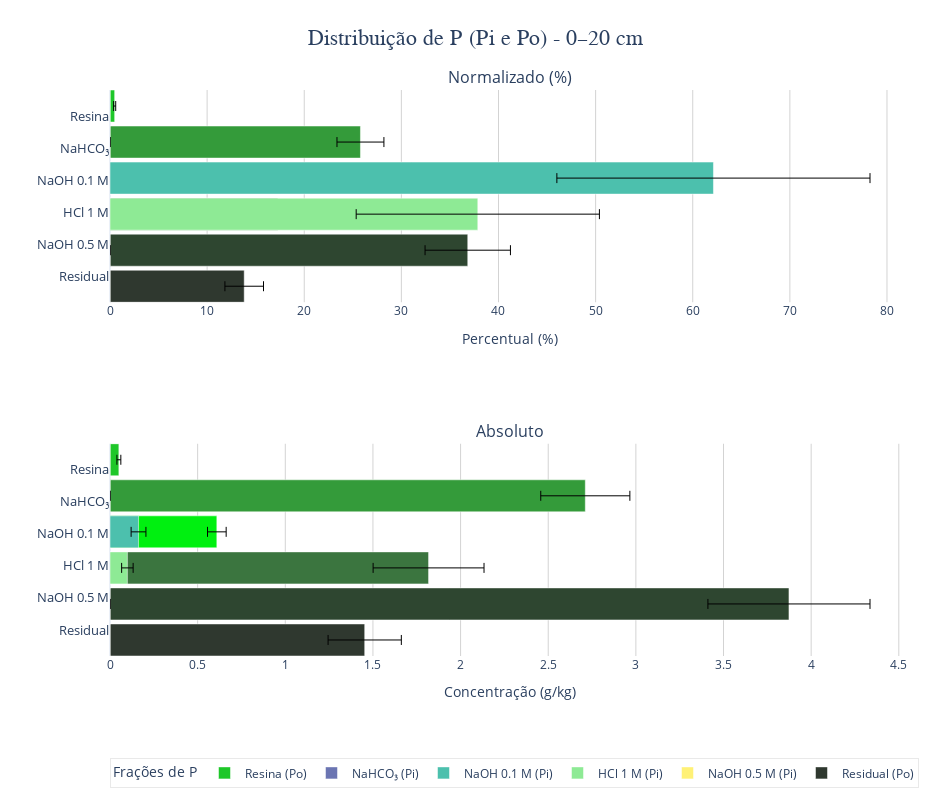

Notebook code cell kept with this figure:
### Code cell
nomes = ["Resina", "NaHCO₃", "NaOH 0.1 M", "HCl 1 M", "NaOH 0.5 M", "Residual"]
cores = ['#1EC729', '#349B3A', '#00F010', '#3B753F', '#2E4630', '#2F382F']
cores_Pi = ['#7b3ba4', '#6b75b2', '#4cc0ad', '#8eea95', '#fff176', '#ffb84d']
cores_Po = cores

def add_wide_bars_with_errors(fig, medias_Po, stds_Po, medias_Pi, stds_Pi, row, x_title):
    bar_height = 1 
    y_positions = np.arange(len(nomes))

    for i in range(len(nomes)):
        if i in [0, 5]:
            fig.add_trace(go.Bar(
                y=[nomes[i]],
                x=[medias_Po[i]],
                error_x=dict(type='data', array=[stds_Po[i]], color='black', thickness=1.0, width=5),
                name=f"{nomes[i]} (Po)",
                orientation='h',
                marker_color=cores_Po[i],
                width=bar_height,
                offsetgroup=str(i),
                showlegend=(row == 1)
            ), row=row, col=1)

            # Pi fictício = 0
            fig.add_trace(go.Bar(
                y=[nomes[i]],
                x=[0],
                orientation='h',
                marker_color=cores_Pi[i],
                width=bar_height,
                offsetgroup=str(i),
                showlegend=False
            ), row=row, col=1)
        else:
            # Po
            fig.add_trace(go.Bar(
                y=[nomes[i]],
                x=[medias_Po[i]],
                error_x=dict(type='data', array=[stds_Po[i]], color='black', thickness=1.0, width=5),
                name=f"{nomes[i]} (Po)",
                orientation='h',
                marker_color=cores_Po[i],
                width=bar_height,
                offsetgroup=str(i),
                showlegend=False
            ), row=row, col=1)

            # Pi
            fig.add_trace(go.Bar(
                y=[nomes[i]],
                x=[medias_Pi[i]],
                error_x=dict(type='data', array=[stds_Pi[i]], color='black', thickness=1.0, width=5),
                name=f"{nomes[i]} (Pi)",
                orientation='h',
                marker_color=cores_Pi[i],
                width=bar_height,
                offsetgroup=str(i),
                showlegend=(row == 1)
            ), row=row, col=1)

    # só estética
    fig.update_xaxes(title_text=x_title, showgrid=True, gridcolor="lightgray", zeroline=True, row=row, col=1)
    fig.update_yaxes(showgrid=False, autorange="reversed", tickfont=dict(size=13), row=row, col=1)

fig = make_subplots(rows=2, cols=1, subplot_titles=("Normalizado (%)", "Absoluto"), shared_xaxes=False)

media_Po_gkg = media_Po / 1000
media_Pi_gkg = media_Pi / 1000
std_Po_gkg   = std_Po / 1000
std_Pi_gkg   = std_Pi / 1000

media_Po_norm, std_Po_norm = normalizar(media_Po, std_Po)
media_Pi_norm, std_Pi_norm = normalizar(media_Pi, std_Pi)

add_wide_bars_with_errors(fig, media_Po_norm, std_Po_norm, media_Pi_norm, std_Pi_norm, 1, "Percentual (%)")
add_wide_bars_with_errors(fig, media_Po_gkg, std_Po_gkg, media_Pi_gkg, std_Pi_gkg , 2, "Concentração (g/kg)")

fig.update_layout(
    barmode='group',
    title=dict(text="Distribuição de P (Pi e Po) - 0–20 cm", x=0.5, font=dict(size=22, family="Arial")),
    bargap=0.25,
    width=950,
    height=800,
    template="plotly_white",
    legend_title="Frações de P",
    legend=dict(
        orientation="h",
        y=-0.18,
        x=0,
        bgcolor="rgba(255,255,255,0.7)",
        bordercolor="lightgray",
        borderwidth=0.5
    ),
    margin=dict(l=110, r=40, t=90, b=100)
)

fig.show()

### Figure 1 — Plotly figure (JSON) as saved in the notebook; plotly's stock layout.template omitted (floating-point values rounded to 4 significant figures)
{"data": [{"error_x": {"array": [0.1065], "color": "black", "thickness": 1, "type": "data", "width": 5}, "marker": {"color": "#1EC729"}, "name": "Resina (Po)", "offsetgroup": "0", "orientation": "h", "showlegend": true, "type": "bar", "width": 1, "x": [0.4811], "xaxis": "x", "y": ["Resina"], "yaxis": "y"}, {"marker": {"color": "#7b3ba4"}, "offsetgroup": "0", "orientation": "h", "showlegend": false, "type": "bar", "width": 1, "x": [0], "xaxis": "x", "y": ["Resina"], "yaxis": "y"}, {"error_x": {"array": [2.417], "color": "black", "thickness": 1, "type": "data", "width": 5}, "marker": {"color": "#349B3A"}, "name": "NaHCO₃ (Po)", "offsetgroup": "1", "orientation": "h", "showlegend": false, "type": "bar", "width": 1, "x": [25.79], "xaxis": "x", "y": ["NaHCO₃"], "yaxis": "y"}, {"error_x": {"array": [0], "color": "black", "thickness": 1, "type": "data", "width": 5}, "marker": {"color": "#6b75b2"}, "name": "NaHCO₃ (Pi)", "offsetgroup": "1", "orientation": "h", "showlegend": true, "type": "bar", "width": 1, "x": [0], "xaxis": "x", "y": ["NaHCO₃"], "yaxis": "y"}, {"error_x": {"array": [0.5066], "color": "black", "thickness": 1, "type": "data", "width": 5}, "marker": {"color": "#00F010"}, "name": "NaOH 0.1 M (Po)", "offsetgroup": "2", "orientation": "h", "showlegend": false, "type": "bar", "width": 1, "x": [5.796], "xaxis": "x", "y": ["NaOH 0.1 M"], "yaxis": "y"}, {"error_x": {"array": [16.12], "color": "black", "thickness": 1, "type": "data", "width": 5}, "marker": {"color": "#4cc0ad"}, "name": "NaOH 0.1 M (Pi)", "offsetgroup": "2", "orientation": "h", "showlegend": true, "type": "bar", "width": 1, "x": [62.13], "xaxis": "x", "y": ["NaOH 0.1 M"], "yaxis": "y"}, {"error_x": {"array": [3.009], "color": "black", "thickness": 1, "type": "data", "width": 5}, "marker": {"color": "#3B753F"}, "name": "HCl 1 M (Po)", "offsetgroup": "3", "orientation": "h", "showlegend": false, "type": "bar", "width": 1, "x": [17.28], "xaxis": "x", "y": ["HCl 1 M"], "yaxis": "y"}, {"error_x": {"array": [12.52], "color": "black", "thickness": 1, "type": "data", "width": 5}, "marker": {"color": "#8eea95"}, "name": "HCl 1 M (Pi)", "offsetgroup": "3", "orientation": "h", "showlegend": true, "type": "bar", "width": 1, "x": [37.87], "xaxis": "x", "y": ["HCl 1 M"], "yaxis": "y"}, {"error_x": {"array": [4.397], "color": "black", "thickness": 1, "type": "data", "width": 5}, "marker": {"color": "#2E4630"}, "name": "NaOH 0.5 M (Po)", "offsetgroup": "4", "orientation": "h", "showlegend": false, "type": "bar", "width": 1, "x": [36.83], "xaxis": "x", "y": ["NaOH 0.5 M"], "yaxis": "y"}, {"error_x": {"array": [0], "color": "black", "thickness": 1, "type": "data", "width": 5}, "marker": {"color": "#fff176"}, "name": "NaOH 0.5 M (Pi)", "offsetgroup": "4", "orientation": "h", "showlegend": true, "type": "bar", "width": 1, "x": [0], "xaxis": "x", "y": ["NaOH 0.5 M"], "yaxis": "y"}, {"error_x": {"array": [1.987], "color": "black", "thickness": 1, "type": "data", "width": 5}, "marker": {"color": "#2F382F"}, "name": "Residual (Po)", "offsetgroup": "5", "orientation": "h", "showlegend": true, "type": "bar", "width": 1, "x": [13.82], "xaxis": "x", "y": ["Residual"], "yaxis": "y"}, {"marker": {"color": "#ffb84d"}, "offsetgroup": "5", "orientation": "h", "showlegend": false, "type": "bar", "width": 1, "x": [0], "xaxis": "x", "y": ["Residual"], "yaxis": "y"}, {"error_x": {"array": [0.0112], "color": "black", "thickness": 1, "type": "data", "width": 5}, "marker": {"color": "#1EC729"}, "name": "Resina (Po)", "offsetgroup": "0", "orientation": "h", "showlegend": false, "type": "bar", "width": 1, "x": [0.05059], "xaxis": "x2", "y": ["Resina"], "yaxis": "y2"}, {"marker": {"color": "#7b3ba4"}, "offsetgroup": "0", "orientation": "h", "showlegend": false, "type": "bar", "width": 1, "x": [0], "xaxis": "x2", "y": ["Resina"], "yaxis": "y2"}, {"error_x": {"array": [0.2541], "color": "black", "thickness": 1, "type": "data", "width": 5}, "marker": {"color": "#349B3A"}, "name": "NaHCO₃ (Po)", "offsetgroup": "1", "orientation": "h", "showlegend": false, "type": "bar", "width": 1, "x": [2.712], "xaxis": "x2", "y": ["NaHCO₃"], "yaxis": "y2"}, {"error_x": {"array": [0], "color": "black", "thickness": 1, "type": "data", "width": 5}, "marker": {"color": "#6b75b2"}, "name": "NaHCO₃ (Pi)", "offsetgroup": "1", "orientation": "h", "showlegend": false, "type": "bar", "width": 1, "x": [0], "xaxis": "x2", "y": ["NaHCO₃"], "yaxis": "y2"}, {"error_x": {"array": [0.05327], "color": "black", "thickness": 1, "type": "data", "width": 5}, "marker": {"color": "#00F010"}, "name": "NaOH 0.1 M (Po)", "offsetgroup": "2", "orientation": "h", "showlegend": false, "type": "bar", "width": 1, "x": [0.6095], "xaxis": "x2", "y": ["NaOH 0.1 M"], "yaxis": "y2"}, {"error_x": {"array": [0.04222], "color": "black", "thickness": 1, "type": "data", "width": 5}, "marker": {"color": "#4cc0ad"}, "name": "NaOH 0.1 M (Pi)", "offsetgroup": "2", "orientation": "h", "showlegend": false, "type": "bar", "width": 1, "x": [0.1627], "xaxis": "x2", "y": ["NaOH 0.1 M"], "yaxis": "y2"}, {"error_x": {"array": [0.3164], "color": "black", "thickness": 1, "type": "data", "width": 5}, "marker": {"color": "#3B753F"}, "name": "HCl 1 M (Po)", "offsetgroup": "3", "orientation": "h", "showlegend": false, "type": "bar", "width": 1, "x": [1.817], "xaxis": "x2", "y": ["HCl 1 M"], "yaxis": "y2"}, {"error_x": {"array": [0.0328], "color": "black", "thickness": 1, "type": "data", "width": 5}, "marker": {"color": "#8eea95"}, "name": "HCl 1 M (Pi)", "offsetgroup": "3", "orientation": "h", "showlegend": false, "type": "bar", "width": 1, "x": [0.09918], "xaxis": "x2", "y": ["HCl 1 M"], "yaxis": "y2"}, {"error_x": {"array": [0.4623], "color": "black", "thickness": 1, "type": "data", "width": 5}, "marker": {"color": "#2E4630"}, "name": "NaOH 0.5 M (Po)", "offsetgroup": "4", "orientation": "h", "showlegend": false, "type": "bar", "width": 1, "x": [3.873], "xaxis": "x2", "y": ["NaOH 0.5 M"], "yaxis": "y2"}, {"error_x": {"array": [0], "color": "black", "thickness": 1, "type": "data", "width": 5}, "marker": {"color": "#fff176"}, "name": "NaOH 0.5 M (Pi)", "offsetgroup": "4", "orientation": "h", "showlegend": false, "type": "bar", "width": 1, "x": [0], "xaxis": "x2", "y": ["NaOH 0.5 M"], "yaxis": "y2"}, {"error_x": {"array": [0.2089], "color": "black", "thickness": 1, "type": "data", "width": 5}, "marker": {"color": "#2F382F"}, "name": "Residual (Po)", "offsetgroup": "5", "orientation": "h", "showlegend": false, "type": "bar", "width": 1, "x": [1.453], "xaxis": "x2", "y": ["Residual"], "yaxis": "y2"}, {"marker": {"color": "#ffb84d"}, "offsetgroup": "5", "orientation": "h", "showlegend": false, "type": "bar", "width": 1, "x": [0], "xaxis": "x2", "y": ["Residual"], "yaxis": "y2"}], "layout": {"annotations": [{"font": {"size": 16}, "showarrow": false, "text": "Normalizado (%)", "x": 0.5, "xanchor": "center", "xref": "paper", "y": 1, "yanchor": "bottom", "yref": "paper"}, {"font": {"size": 16}, "showarrow": false, "text": "Absoluto", "x": 0.5, "xanchor": "center", "xref": "paper", "y": 0.375, "yanchor": "bottom", "yref": "paper"}], "bargap": 0.25, "barmode": "group", "height": 800, "legend": {"bgcolor": "rgba(255,255,255,0.7)", "bordercolor": "lightgray", "borderwidth": 0.5, "orientation": "h", "title": {"text": "Frações de P"}, "x": 0, "y": -0.18}, "margin": {"b": 100, "l": 110, "r": 40, "t": 90}, "title": {"font": {"family": "Arial", "size": 22}, "text": "Distribuição de P (Pi e Po) - 0–20 cm", "x": 0.5}, "width": 950, "xaxis": {"anchor": "y", "domain": [0, 1], "gridcolor": "lightgray", "showgrid": true, "title": {"text": "Percentual (%)"}, "zeroline": true}, "xaxis2": {"anchor": "y2", "domain": [0, 1], "gridcolor": "lightgray", "showgrid": true, "title": {"text": "Concentração (g/kg)"}, "zeroline": true}, "yaxis": {"anchor": "x", "autorange": "reversed", "domain": [0.625, 1], "showgrid": false, "tickfont": {"size": 13}}, "yaxis2": {"anchor": "x2", "autorange": "reversed", "domain": [0, 0.375], "showgrid": false, "tickfont": {"size": 13}}}}
